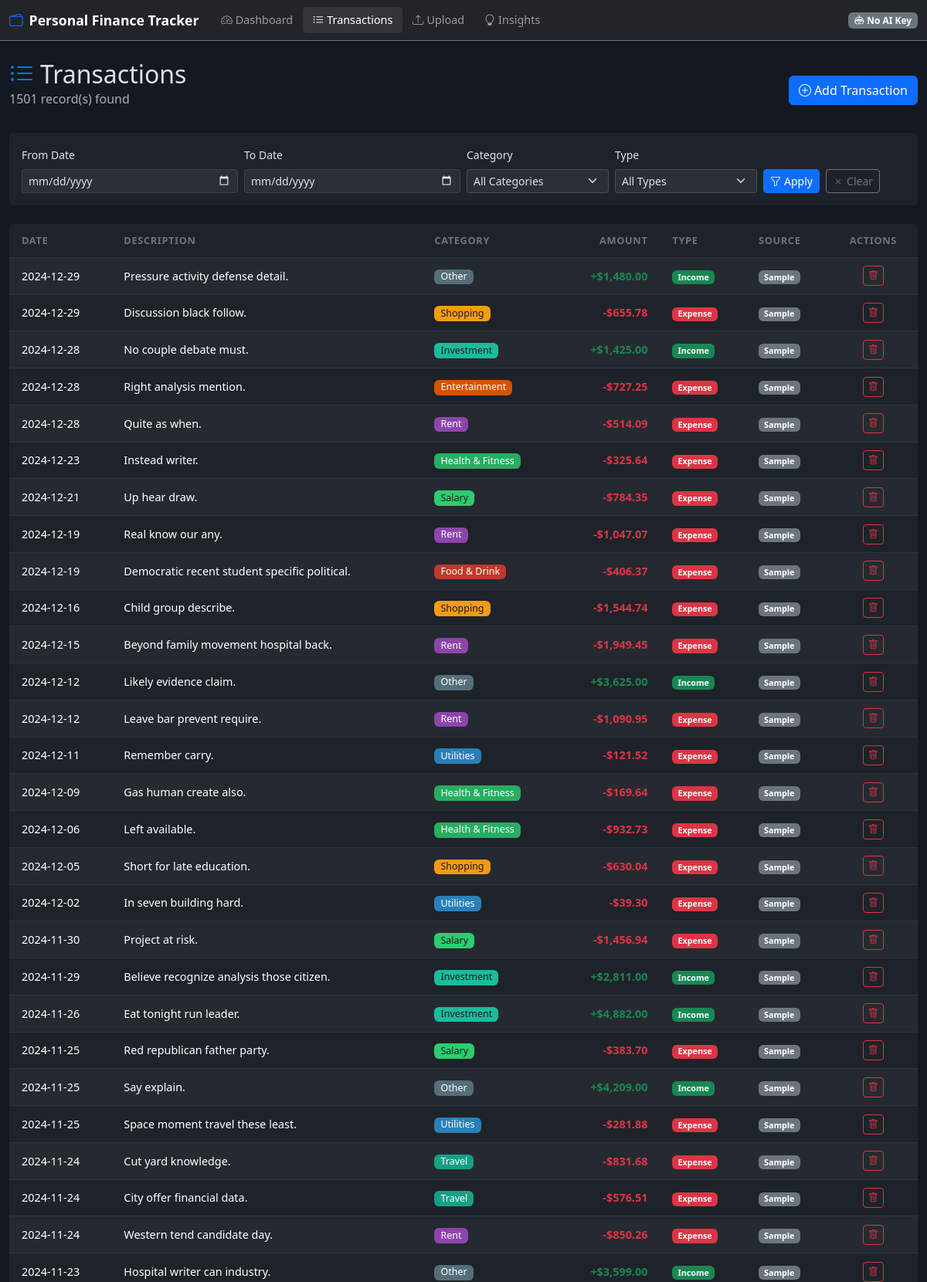
Page /transactions (upper part) on the committed database.
### tables this page shows
CREATE TABLE transactions (
                id INTEGER PRIMARY KEY AUTOINCREMENT,
                date TEXT NOT NULL,
                description TEXT NOT NULL,
                category TEXT NOT NULL,
                amount REAL NOT NULL,
                type TEXT NOT NULL,
                source TEXT DEFAULT 'csv',
                llm_categorized INTEGER DEFAULT 0,
                created_at TIMESTAMP DEFAULT CURRENT_TIMESTAMP
            );

### app.py (the view)
@app.route('/transactions')
def transactions():
    page = int(request.args.get('page', 1))
    per_page = 50
    filters = {
        'start_date': request.args.get('start_date', ''),
        'end_date': request.args.get('end_date', ''),
        'category': request.args.get('category', ''),
        'type': request.args.get('type', ''),
    }
    active_filters = {k: v for k, v in filters.items() if v}
    all_txns = get_all_transactions(active_filters if active_filters else None)
    total = len(all_txns)
    total_pages = max(1, (total + per_page - 1) // per_page)
    page = max(1, min(page, total_pages))
    start = (page - 1) * per_page
    txns = all_txns[start:start + per_page]
    return render_template('transactions.html',
                           transactions=txns,
                           page=page,
                           total_pages=total_pages,
                           total=total,
                           filters=filters)

### app.py (called while the page is built)
@app.before_request
def check_auto_load():
    global _auto_loaded
    if not _auto_loaded:
        _auto_loaded = True
        if is_db_empty():
            auto_load_sample_data()

@app.context_processor
def inject_globals():
    return {
        'api_key_configured': bool(ANTHROPIC_API_KEY),
        'categories': CATEGORIES,
    }

### database.py (called while the page is built, shortened)
def get_connection():
    conn = sqlite3.connect(DATABASE_PATH)
    conn.row_factory = sqlite3.Row
    return conn

def get_all_transactions(filters=None):
    conn = get_connection()
    try:
        query = 'SELECT * FROM transactions WHERE 1=1'
        params = []
        query += ' ORDER BY date DESC, id DESC'
        rows = conn.execute(query, params).fetchall()
        return [dict(row) for row in rows]
    finally:
        conn.close()

### templates/transactions.html (shortened to what this page needs)
{% extends "base.html" %}
{% block content %}
<div class="row mb-3">
    <div class="col-12 d-flex justify-content-between align-items-center">
        <div>
            <h2 class="mb-0"><i class="bi bi-list-ul me-2 text-primary"></i>Transactions</h2>
            <p class="text-muted">{{ total }} record(s) found</p>
        </div>
        <button class="btn btn-primary" data-bs-toggle="modal" data-bs-target="#addModal">
            <i class="bi bi-plus-circle me-1"></i>Add Transaction
        </button>
    </div>
</div>
<div class="card border-0 mb-4">
    <div class="card-body">
        <form method="get" action="{{ url_for('transactions') }}" class="row g-2 align-items-end">
            <div class="col-sm-6 col-md-3">
                <label class="form-label small">From Date</label>
                <input type="date" name="start_date" class="form-control form-control-sm"
                       value="{{ filters.start_date }}">
            </div>
            <div class="col-sm-6 col-md-3">
                <label class="form-label small">To Date</label>
                <input type="date" name="end_date" class="form-control form-control-sm"
                       value="{{ filters.end_date }}">
            </div>
            <div class="col-sm-6 col-md-2">
                <label class="form-label small">Category</label>
                <select name="category" class="form-select form-select-sm">
                    <option value="">All Categories</option>
                </select>
            </div>
            <div class="col-sm-6 col-md-2">
                <label class="form-label small">Type</label>
                <select name="type" class="form-select form-select-sm">
                    <option value="">All Types</option>
                </select>
            </div>
            <div class="col-auto">
                <button type="submit" class="btn btn-primary btn-sm">
                    <i class="bi bi-funnel me-1"></i>Apply
                </button>
                <a href="{{ url_for('transactions') }}" class="btn btn-outline-secondary btn-sm ms-1">
                    <i class="bi bi-x me-1"></i>Clear
                </a>
            </div>
        </form>
    </div>
</div>
<div class="card border-0">
    <div class="card-body p-0">
        <div class="table-responsive">
            <table class="table table-dark table-hover table-striped mb-0 align-middle">
                <thead class="table-dark">
                    <tr>
                        <th>Date</th>
                        <th>Description</th>
                        <th>Category</th>
                        <th class="text-end">Amount</th>
                        <th>Type</th>
                        <th>Source</th>
                        <th class="text-center">Actions</th>
                    </tr>
                </thead>
                <tbody>
                    {% if transactions %}
                    {% for txn in transactions %}
                    <tr id="row-{{ txn.id }}">
                        <td class="text-nowrap">{{ txn.date }}</td>
                        <td>
                            {{ txn.description }}
                        </td>
                        <td id="cat-cell-{{ txn.id }}">
                            <span class="badge category-badge category-{{ txn.category | replace(' ', '-') | replace('&', 'and') | lower }}">
                                {{ txn.category }}
                            </span>
                        </td>
                        <td class="text-end fw-semibold {{ 'text-success' if txn.type == 'Income' else 'text-danger' }}">
                            {{ '+' if txn.type == 'Income' else '-' }}${{ "{:,.2f}".format(txn.amount) }}
                        </td>
                        <td>
                            <span class="badge {{ 'bg-success' if txn.type == 'Income' else 'bg-danger' }}">
                                {{ txn.type }}
                            </span>
                        </td>
                        <td>
                            <span class="badge bg-secondary text-capitalize">{{ txn.source }}</span>
                        </td>
                        <td class="text-center text-nowrap">
                            <form action="{{ url_for('delete_txn', id=txn.id) }}" method="post"
                                  class="d-inline"
                                  onsubmit="return confirm('Delete this transaction?')">
                                <button type="submit" class="btn btn-outline-danger btn-xs"
                                        title="Delete">
                                    <i class="bi bi-trash"></i>
                                </button>
                            </form>
                        </td>
                    </tr>
                    {% endfor %}
                    {% endif %}
                </tbody>
            </table>
        </div>
    </div>
</div>
{% endblock %}

### templates/base.html (shortened to what this page needs)
<!DOCTYPE html>
<html lang="en" data-bs-theme="dark">
<head>
    <link rel="stylesheet" href="https://cdn.jsdelivr.net/npm/bootstrap@5.3.2/dist/css/bootstrap.min.css">
    <link rel="stylesheet" href="https://cdn.jsdelivr.net/npm/bootstrap-icons@1.11.3/font/bootstrap-icons.min.css">
    <link rel="stylesheet" href="{{ url_for('static', filename='css/style.css') }}">
</head>
<body>
<nav class="navbar navbar-expand-lg navbar-dark bg-dark border-bottom border-secondary">
    <div class="container-fluid">
        <a class="navbar-brand fw-bold" href="{{ url_for('index') }}">
            <i class="bi bi-wallet2 text-primary me-2"></i>Personal Finance Tracker
        </a>
        <div class="collapse navbar-collapse" id="navbarMain">
            <ul class="navbar-nav me-auto mb-2 mb-lg-0">
                <li class="nav-item">
                    <a class="nav-link {% if request.endpoint == 'index' %}active{% endif %}"
                       href="{{ url_for('index') }}">
                        <i class="bi bi-speedometer2 me-1"></i>Dashboard
                    </a>
                </li>
                <li class="nav-item">
                    <a class="nav-link {% if request.endpoint == 'transactions' %}active{% endif %}"
                       href="{{ url_for('transactions') }}">
                        <i class="bi bi-list-ul me-1"></i>Transactions
                    </a>
                </li>
                <li class="nav-item">
                    <a class="nav-link {% if request.endpoint == 'upload' %}active{% endif %}"
                       href="{{ url_for('upload') }}">
                        <i class="bi bi-upload me-1"></i>Upload
                    </a>
                </li>
                <li class="nav-item">
                    <a class="nav-link {% if request.endpoint == 'insights' %}active{% endif %}"
                       href="{{ url_for('insights') }}">
                        <i class="bi bi-lightbulb me-1"></i>Insights
                    </a>
                </li>
            </ul>
            <div class="d-flex align-items-center gap-2">
                {% if api_key_configured %}
                <span class="badge bg-success"><i class="bi bi-robot me-1"></i>AI Active</span>
                {% else %}
                <span class="badge bg-secondary"><i class="bi bi-robot me-1"></i>No AI Key</span>
                {% endif %}
            </div>
        </div>
    </div>
</nav>
<main class="container-fluid py-4">
    {% block content %}{% endblock %}
</main>
</body>
</html>

### static/css/style.css (style rules this page uses)
:root { --bg-card: #1e2329; --bg-card-hover: #252b34; --border-color: rgba(255, 255, 255, 0.08); --text-muted-custom: #6c757d; }
body { background-color: #141820; color: #dee2e6; min-height: 100vh; display: flex; flex-direction: column; }
main { flex: 1; }
.card { background-color: var(--bg-card); border-color: var(--border-color) !important; transition: transform 0.15s ease, box-shadow 0.15s ease; }
.table-dark { --bs-table-bg: transparent; --bs-table-striped-bg: rgba(255, 255, 255, 0.03); --bs-table-hover-bg: rgba(255, 255, 255, 0.06); border-color: var(--border-color); }
.table thead th { font-size: 0.8rem; text-transform: uppercase; letter-spacing: 0.05em; color: #6c757d; border-bottom: 1px solid var(--border-color); padding: 0.75rem 1rem; }
.table tbody td { padding: 0.65rem 1rem; vertical-align: middle; border-color: var(--border-color); font-size: 0.9rem; }
.btn-xs { padding: 0.15rem 0.4rem; font-size: 0.8rem; border-radius: 0.25rem; }
.navbar { box-shadow: 0 2px 10px rgba(0, 0, 0, 0.3); }
.navbar-brand { font-size: 1.1rem; }
.nav-link { font-size: 0.9rem; padding: 0.4rem 0.8rem !important; border-radius: 0.3rem; transition: background 0.15s ease; }
.nav-link:hover, .nav-link.active { background-color: rgba(255, 255, 255, 0.08); }
.category-badge { font-size: 0.78rem; font-weight: 500; padding: 0.3em 0.65em; border-radius: 0.4rem; }
.category-food-and-drink { background-color: #c0392b !important; color: #fff !important; }
.category-utilities { background-color: #2980b9 !important; color: #fff !important; }
.category-rent { background-color: #8e44ad !important; color: #fff !important; }
.category-entertainment { background-color: #d35400 !important; color: #fff !important; }
.category-health-and-fitness { background-color: #27ae60 !important; color: #fff !important; }
.category-shopping { background-color: #f39c12 !important; color: #1a1a1a !important; }
.category-travel { background-color: #16a085 !important; color: #fff !important; }
.category-investment { background-color: #1abc9c !important; color: #1a1a1a !important; }
.category-salary { background-color: #2ecc71 !important; color: #1a1a1a !important; }
.category-other { background-color: #546e7a !important; color: #fff !important; }
.form-control, .form-select { background-color: #2a2f38; border-color: rgba(255, 255, 255, 0.15); color: #dee2e6; }
.form-control::placeholder { color: #6c757d; }

### rows in the picture
transactions: date "2024-12-29", description "Pressure activity defense detail.", category "Other", type "+", amount "1,480.00", type "Income", source "Sample"
transactions: date "2024-12-29", description "Discussion black follow.", category "Shopping", type "-", amount "655.78", type "Expense", source "Sample"
transactions: date "2024-12-28", description "No couple debate must.", category "Investment", type "+", amount "1,425.00", type "Income", source "Sample"
transactions: date "2024-12-28", description "Right analysis mention.", category "Entertainment", type "-", amount "727.25", type "Expense", source "Sample"
transactions: date "2024-12-28", description "Quite as when.", category "Rent", type "-", amount "514.09", type "Expense", source "Sample"
transactions: date "2024-12-23", description "Instead writer.", category "Health & Fitness", type "-", amount "325.64", type "Expense", source "Sample"
transactions: date "2024-12-21", description "Up hear draw.", category "Salary", type "-", amount "784.35", type "Expense", source "Sample"
transactions: date "2024-12-19", description "Real know our any.", category "Rent", type "-", amount "1,047.07", type "Expense", source "Sample"
transactions: date "2024-12-19", description "Democratic recent student specific political.", category "Food & Drink", type "-", amount "406.37", type "Expense", source "Sample"
transactions: date "2024-12-16", description "Child group describe.", category "Shopping", type "-", amount "1,544.74", type "Expense", source "Sample"
transactions: date "2024-12-15", description "Beyond family movement hospital back.", category "Rent", type "-", amount "1,949.45", type "Expense", source "Sample"
transactions: date "2024-12-12", description "Likely evidence claim.", category "Other", type "+", amount "3,625.00", type "Income", source "Sample"
transactions: date "2024-12-12", description "Leave bar prevent require.", category "Rent", type "-", amount "1,090.95", type "Expense", source "Sample"
transactions: date "2024-12-11", description "Remember carry.", category "Utilities", type "-", amount "121.52", type "Expense", source "Sample"
transactions: date "2024-12-09", description "Gas human create also.", category "Health & Fitness", type "-", amount "169.64", type "Expense", source "Sample"
transactions: date "2024-12-06", description "Left available.", category "Health & Fitness", type "-", amount "932.73", type "Expense", source "Sample"
transactions: date "2024-12-05", description "Short for late education.", category "Shopping", type "-", amount "630.04", type "Expense", source "Sample"
transactions: date "2024-12-02", description "In seven building hard.", category "Utilities", type "-", amount "39.30", type "Expense", source "Sample"
transactions: date "2024-11-30", description "Project at risk.", category "Salary", type "-", amount "1,456.94", type "Expense", source "Sample"
transactions: date "2024-11-29", description "Believe recognize analysis those citizen.", category "Investment", type "+", amount "2,811.00", type "Income", source "Sample"
transactions: date "2024-11-26", description "Eat tonight run leader.", category "Investment", type "+", amount "4,882.00", type "Income", source "Sample"
transactions: date "2024-11-25", description "Red republican father party.", category "Salary", type "-", amount "383.70", type "Expense", source "Sample"
transactions: date "2024-11-25", description "Say explain.", category "Other", type "+", amount "4,209.00", type "Income", source "Sample"
transactions: date "2024-11-25", description "Space moment travel these least.", category "Utilities", type "-", amount "281.88", type "Expense", source "Sample"
transactions: date "2024-11-24", description "Cut yard knowledge.", category "Travel", type "-", amount "831.68", type "Expense", source "Sample"
transactions: date "2024-11-24", description "City offer financial data.", category "Travel", type "-", amount "576.51", type "Expense", source "Sample"
transactions: date "2024-11-24", description "Western tend candidate day.", category "Rent", type "-", amount "850.26", type "Expense", source "Sample"
transactions: date "2024-11-23", description "Hospital writer can industry.", category "Other", type "+", amount "3,599.00", type "Income", source "Sample"

### other values in the picture
{{ total }} "1501"
